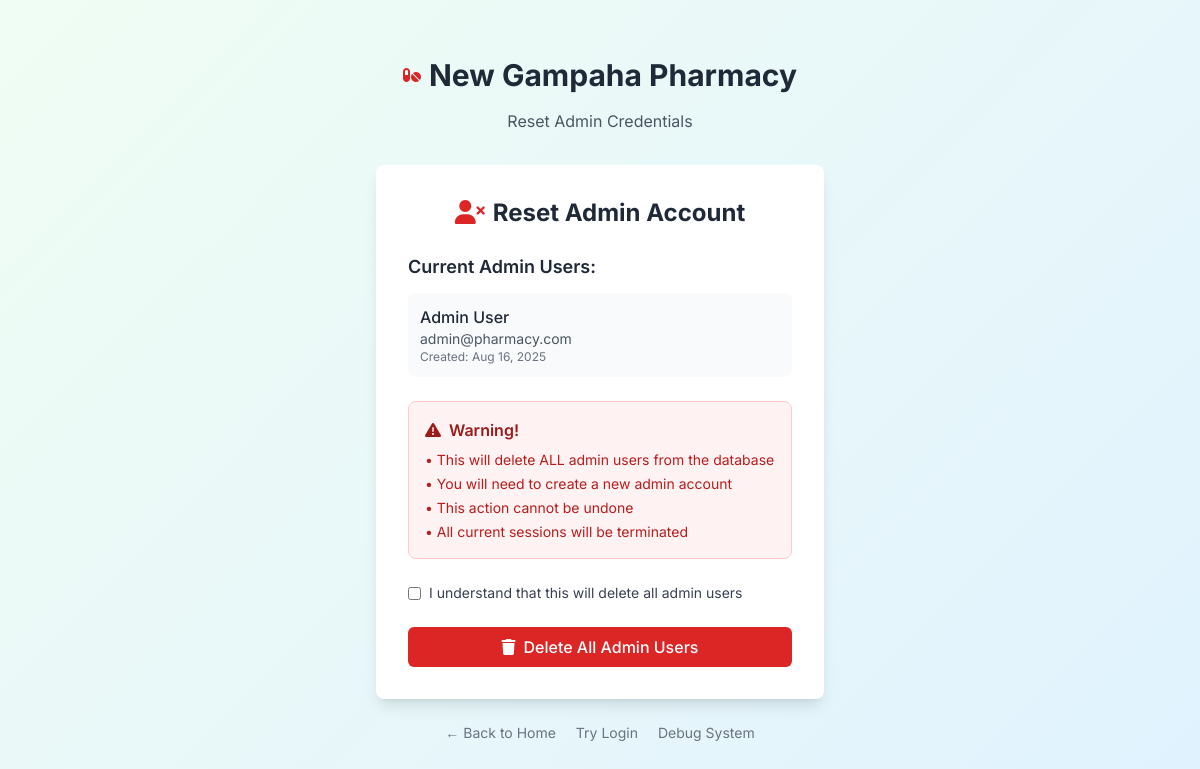
The app's page /admin/reset_admin.php with its own data.
### tables this page shows
CREATE TABLE users (
    id INT PRIMARY KEY AUTO_INCREMENT,
    name VARCHAR(100) NOT NULL,
    email VARCHAR(100) UNIQUE NOT NULL,
    password VARCHAR(255) NOT NULL,
    role ENUM('admin', 'pharmacist', 'customer') NOT NULL DEFAULT 'customer',
    phone VARCHAR(20),
    address TEXT,
    profile_image VARCHAR(255),
    status ENUM('active', 'inactive') DEFAULT 'active',
    created_at TIMESTAMP DEFAULT CURRENT_TIMESTAMP,
    updated_at TIMESTAMP DEFAULT CURRENT_TIMESTAMP ON UPDATE CURRENT_TIMESTAMP
);

### admin/reset_admin.php (the view, shortened to what this page needs)
<?php
require_once __DIR__ . '/bootstrap.php';
$message = '';
$adminUsers = [];
if ($pdo) {
    try {
        $stmt = $pdo->prepare("SELECT id, name, email, created_at FROM users WHERE role = 'admin'");
        $stmt->execute();
        $adminUsers = $stmt->fetchAll(PDO::FETCH_ASSOC);
    } catch (Exception $e) {
        $error = "Error fetching admin users: " . $e->getMessage();
    }
}
?>
<!DOCTYPE html>
<html lang="en">
<head>
    <?php include 'includes/head.php'; ?>
</head>
<body class="bg-gradient-to-br from-red-50 to-orange-50 min-h-screen">
    <div class="min-h-screen flex items-center justify-center py-12 px-4">
        <div class="max-w-md w-full">
            <div class="text-center mb-8">
                <div class="inline-flex items-center space-x-2 mb-4">
                    <i class="fas fa-pills text-red-600 text-4xl"></i>
                    <span class="text-3xl font-bold text-gray-800">New Gampaha Pharmacy</span>
                </div>
                <p class="text-gray-600">Reset Admin Credentials</p>
            </div>
            <div class="bg-white rounded-lg shadow-lg p-8">
                <h2 class="text-2xl font-bold text-gray-800 mb-6 text-center">
                    <i class="fas fa-user-times mr-2 text-red-600"></i>Reset Admin Account
                </h2>
                <?php if ($message): ?>
                    <div class="bg-green-100 border border-green-400 text-green-700 px-4 py-3 rounded mb-4">
                        <i class="fas fa-check-circle mr-2"></i>
                        <?php echo htmlspecialchars($message); ?>
                        <div class="mt-3 space-y-2">
                            <a href="auth/register.php" class="block bg-green-600 hover:bg-green-700 text-white px-4 py-2 rounded text-center transition duration-200">
                                <i class="fas fa-user-plus mr-2"></i>Create New Admin Account
                            </a>
                            <a href="start_here.php" class="block bg-blue-600 hover:bg-blue-700 text-white px-4 py-2 rounded text-center transition duration-200">
                                <i class="fas fa-home mr-2"></i>Back to Home
                            </a>
                        </div>
                    </div>
                <?php else: ?>
                    <?php if (!empty($adminUsers)): ?>
                        <div class="mb-6">
                            <h3 class="text-lg font-semibold text-gray-800 mb-3">Current Admin Users:</h3>
                            <div class="space-y-2">
                                <?php foreach ($adminUsers as $user): ?>
                                    <div class="bg-gray-50 p-3 rounded-lg">
                                        <p class="font-medium text-gray-800"><?php echo htmlspecialchars($user['name']); ?></p>
                                        <p class="text-sm text-gray-600"><?php echo htmlspecialchars($user['email']); ?></p>
                                        <p class="text-xs text-gray-500">Created: <?php echo date('M j, Y', strtotime($user['created_at'])); ?></p>
                                    </div>
                                <?php endforeach; ?>
                            </div>
                        </div>
                    <?php endif; ?>
                    <div class="bg-red-50 border border-red-200 rounded-lg p-4 mb-6">
                        <h3 class="text-red-800 font-semibold mb-2">
                            <i class="fas fa-exclamation-triangle mr-2"></i>Warning!
                        </h3>
                        <div class="text-red-700 text-sm space-y-1">
                            <p>• This will delete ALL admin users from the database</p>
                            <p>• You will need to create a new admin account</p>
                            <p>• This action cannot be undone</p>
                            <p>• All current sessions will be terminated</p>
                        </div>
                    </div>
                    <form method="POST" onsubmit="return confirm('Are you sure you want to delete all admin users? This cannot be undone!')">
                        <div class="mb-6">
                            <label class="flex items-center">
                                <input type="checkbox" required class="mr-2">
                                <span class="text-sm text-gray-700">I understand that this will delete all admin users</span>
                            </label>
                        </div>
                        <button type="submit" name="reset" value="confirm" class="w-full bg-red-600 hover:bg-red-700 text-white font-medium py-2 px-4 rounded-md transition duration-200 flex items-center justify-center">
                            <i class="fas fa-trash mr-2"></i>
                            Delete All Admin Users
                        </button>
                    </form>
                <?php endif; ?>
            </div>
            <div class="mt-6 text-center text-sm text-gray-500 space-x-4">
                <a href="start_here.php" class="hover:text-gray-700">← Back to Home</a>
                <a href="auth/login.php" class="hover:text-gray-700">Try Login</a>
                <a href="router.php" class="hover:text-gray-700">Debug System</a>
            </div>
        </div>
    </div>
</body>
</html>

### admin/assets/css/design-system.css (style rules this page uses)
:root { --pc-primary: #0f9f7f; --pc-primary-600: #0d8b70; --pc-secondary: #2563eb; --pc-warning: #d97706; --pc-danger: #dc2626; --pc-success: #059669; --pc-bg: #f3f6f9; --pc-surface: #ffffff; --pc-surface-2: #f8fafc; --pc-text: #0f172a; --pc-text-muted: #64748b; --pc-border: #dbe5ef; --pc-radius: 14px; --pc-radius-sm: 10px; --pc-shadow: 0 8px 30px rgba(2, 12, 27, 0.08); --pc-shadow-soft: 0 2px 12px rgba(15, 23, 42, 0.06); }
* { box-sizing: border-box; }
body { font-family: "Inter", sans-serif; background: #fafafa; color: var(--pc-text); position: relative; overflow-x: hidden; }
body::before { content: ""; position: fixed; top: 0; left: 0; width: 100%; height: 100%; background: linear-gradient(135deg, #f0fdf4 0%, #e0f2fe 50%, #f5f3ff 100%); background-size: 200% 200%; animation: gradientShift 25s ease infinite; z-index: -2; pointer-events: none; }

### records on screen
users: name "Admin User", email "admin@pharmacy.com", created_at "Aug 16, 2025"
